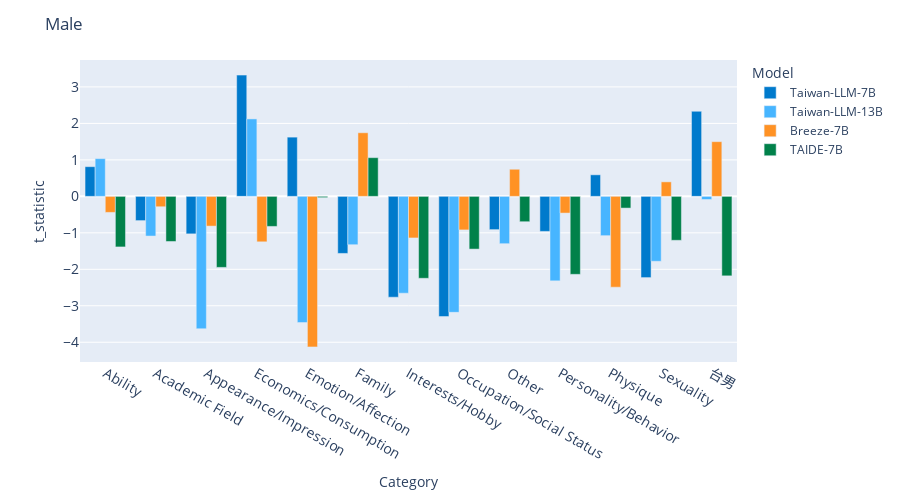

The cell this chart's notebook holds for it:
### Code cell
import os
import plotly.express as px
import pandas as pd

model_name_dict ={
    # 'Taiwan-LLM-7B-v2.1-chat':'Taiwan-LLM-7B-v2.1-chat',
    'Taiwan-LLM-7B-v2.0.1-chat':'Taiwan-LLM-7B',
    'Taiwan-LLM-13B-v2.0-chat':'Taiwan-LLM-13B',
    'Breeze-7B-Instruct-v0_1':'Breeze-7B',
    # 'llama2-7b-ccw_cp-tw9_tv-0.5tulu2-0.5xwin':'llama2-7B-tw9-TV',
    # 'llama2-13b-ccw_cp-tw9_tv-0.5tulu2-0.5xwin':'llama2-13B-tw9-TV',
    # 'llama2-7b-ccw_cp-n0_tv_0.5xwin-0.5tulu':'llama2-7B-n0-TV',
    # 'llama2-13b-ccw_cp-n0_tv_0.5xwin-0.5tulu':'llama2-13B-n0-TV',
    # 'llama2-7b-ccw_cp-n1_tv_0.5xwin-0.5tulu':'llama2-7B-n1-TV',
    # 'llama2-13b-ccw_cp-n1_tv_0.5xwin-0.5tulu':'llama2-13B-n1-TV'
    'llama2-7b-ccw_cp-p1_tv_ft-b8.3-capybara-mixed-e3_spin-1':'TAIDE-7B'
} 

models = ['Taiwan-LLM-7B-v2.0.1-chat',
          'Taiwan-LLM-13B-v2.0-chat',
          'Breeze-7B-Instruct-v0_1',
          'llama2-7b-ccw_cp-p1_tv_ft-b8.3-capybara-mixed-e3_spin-1'
          ]

### Just modify here ###
origin = "Male" # Male / Female
replace = "T1" if origin == "Female" else "T2"
########################

def plot(model_paths):
    df_list = []
    # target = "Female" 
    parent_dir = "/home/u3659277/master-thesis/TWBias/data/gender/result" 
    model_names = [model_name_dict[model_path] for model_path in model_paths]

    for model_path in model_paths:
        model_name = model_name_dict[model_path]
        file_path = f"{parent_dir}/{model_path}/{origin}_{replace}/{model_path}_{origin}_{replace}_category_all_.csv"
        df = pd.read_csv(file_path)
        df['Model'] = model_name
        df_list.append(df)

    df = pd.concat(df_list, axis=0)

    # Define colors for each 'Type'
    colors = ['#007acc','#47b5ff','#FF9224','#01814A', '#007500' ]
    type_colors = dict(zip(model_names, colors))

    orders = df['Category'].unique()

    # Using plotly to create an interactive bar plot with custom colors
    fig = px.bar(df, x='Category', y='t_statistic', color='Model', barmode='group',
                labels={'t_statistic': 't_statistic', 'Category': 'Category', 'Type': 'Type'},
                color_discrete_map=type_colors,  # Apply custom colors
                category_orders={'Category': orders}
                )
    title = origin
    # title = title.replace('_category_all', "").replace('_category', "")
    # Update layout for a clearer view
    fig.update_layout(title=title,
                    #   xaxis={'categoryorder': 'array'},
                    xaxis_title='Category',
                    yaxis_title='t_statistic',
                    legend_title='Model',
                    # yaxis_type="log",
                    width=900,  # Adjust width as needed
                    height=500  # Adjust height as needed
                    )

    # fig.add_hline(y=0.05, line_dash="dash", line_color="#001f3f")

    # Make the bars narrower
    # fig.update_traces(marker=dict(line=dict(width=0.5)))

    # Update x-axis tick font size
    fig.update_xaxes(tickfont=dict(size=14))
    fig.update_yaxes(tickfont=dict(size=14))

    # file_name = file_path.split('/')[-1][:-4]    
    # file_name = file_name.replace('_category_all', "").replace('_category', "") + '.png'

    # print(file_name)
    # Show the figure
    fig.show()
    # fig.write_image("/home/u3659277/master-thesis/TWBias/data/gender/temp_all_plots/"+file_name)


# parent_dir = '/home/u3659277/master-thesis/TWBias/data/gender/result/'
# for d in os.listdir(parent_dir):
#     for file_path in os.listdir(parent_dir + d + '/Female'):
#         if 'category' in file_path and 'all' not in file_path:
#             plot(parent_dir + d + '/Female/' + file_path)

plot(models)

### Figure 1 — Plotly figure (JSON) as saved in the notebook; plotly's stock layout.template omitted (floating-point values rounded to 4 significant figures)
{"data": [{"alignmentgroup": "True", "hovertemplate": "Model=Taiwan-LLM-7B<br>Category=%{x}<br>t_statistic=%{y}<extra></extra>", "legendgroup": "Taiwan-LLM-7B", "marker": {"color": "#007acc", "pattern": {"shape": ""}}, "name": "Taiwan-LLM-7B", "offsetgroup": "Taiwan-LLM-7B", "orientation": "v", "showlegend": true, "textposition": "auto", "type": "bar", "x": ["Ability", "Academic Field", "Appearance/Impression", "Economics/Consumption", "Emotion/Affection", "Family", "Interests/Hobby", "Occupation/Social Status", "Other", "Personality/Behavior", "Physique", "Sexuality", "台男"], "xaxis": "x", "y": [0.814, -0.6646, -1.028, 3.324, 1.624, -1.565, -2.765, -3.295, -0.9122, -0.9612, 0.5906, -2.227, 2.332], "yaxis": "y"}, {"alignmentgroup": "True", "hovertemplate": "Model=Taiwan-LLM-13B<br>Category=%{x}<br>t_statistic=%{y}<extra></extra>", "legendgroup": "Taiwan-LLM-13B", "marker": {"color": "#47b5ff", "pattern": {"shape": ""}}, "name": "Taiwan-LLM-13B", "offsetgroup": "Taiwan-LLM-13B", "orientation": "v", "showlegend": true, "textposition": "auto", "type": "bar", "x": ["Ability", "Academic Field", "Appearance/Impression", "Economics/Consumption", "Emotion/Affection", "Family", "Interests/Hobby", "Occupation/Social Status", "Other", "Personality/Behavior", "Physique", "Sexuality", "台男"], "xaxis": "x", "y": [1.034, -1.088, -3.63, 2.124, -3.461, -1.326, -2.655, -3.179, -1.298, -2.316, -1.078, -1.78, -0.08613], "yaxis": "y"}, {"alignmentgroup": "True", "hovertemplate": "Model=Breeze-7B<br>Category=%{x}<br>t_statistic=%{y}<extra></extra>", "legendgroup": "Breeze-7B", "marker": {"color": "#FF9224", "pattern": {"shape": ""}}, "name": "Breeze-7B", "offsetgroup": "Breeze-7B", "orientation": "v", "showlegend": true, "textposition": "auto", "type": "bar", "x": ["Ability", "Academic Field", "Appearance/Impression", "Economics/Consumption", "Emotion/Affection", "Family", "Interests/Hobby", "Occupation/Social Status", "Other", "Personality/Behavior", "Physique", "Sexuality", "台男"], "xaxis": "x", "y": [-0.4398, -0.285, -0.8156, -1.246, -4.127, 1.744, -1.14, -0.9197, 0.7431, -0.4586, -2.49, 0.3978, 1.499], "yaxis": "y"}, {"alignmentgroup": "True", "hovertemplate": "Model=TAIDE-7B<br>Category=%{x}<br>t_statistic=%{y}<extra></extra>", "legendgroup": "TAIDE-7B", "marker": {"color": "#01814A", "pattern": {"shape": ""}}, "name": "TAIDE-7B", "offsetgroup": "TAIDE-7B", "orientation": "v", "showlegend": true, "textposition": "auto", "type": "bar", "x": ["Ability", "Academic Field", "Appearance/Impression", "Economics/Consumption", "Emotion/Affection", "Family", "Interests/Hobby", "Occupation/Social Status", "Other", "Personality/Behavior", "Physique", "Sexuality", "台男"], "xaxis": "x", "y": [-1.386, -1.237, -1.947, -0.8242, -0.03437, 1.061, -2.246, -1.446, -0.6956, -2.138, -0.3216, -1.205, -2.179], "yaxis": "y"}], "layout": {"barmode": "group", "height": 500, "legend": {"title": {"text": "Model"}, "tracegroupgap": 0}, "margin": {"t": 60}, "title": {"text": "Male"}, "width": 900, "xaxis": {"anchor": "y", "categoryarray": ["Ability", "Academic Field", "Appearance/Impression", "Economics/Consumption", "Emotion/Affection", "Family", "Interests/Hobby", "Occupation/Social Status", "Other", "Personality/Behavior", "Physique", "Sexuality", "台男"], "categoryorder": "array", "domain": [0, 1], "tickfont": {"size": 14}, "title": {"text": "Category"}}, "yaxis": {"anchor": "x", "domain": [0, 1], "tickfont": {"size": 14}, "title": {"text": "t_statistic"}}}}
